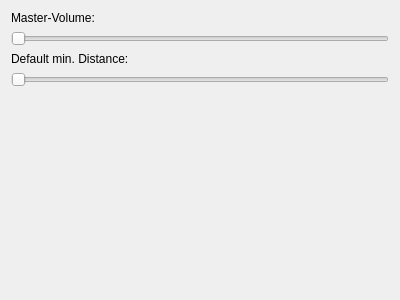
<?xml version="1.0" encoding="UTF-8"?>
<ui version="4.0">
 <class>SoundEngineSettings</class>
 <widget class="QWidget" name="SoundEngineSettings">
  <property name="geometry">
   <rect>
    <x>0</x>
    <y>0</y>
    <width>400</width>
    <height>300</height>
   </rect>
  </property>
  <property name="windowTitle">
   <string>Form</string>
  </property>
  <layout class="QVBoxLayout" name="verticalLayout">
   <item>
    <widget class="QLabel" name="masterVolumeLabel">
     <property name="text">
      <string>Master-Volume:</string>
     </property>
    </widget>
   </item>
   <item>
    <widget class="QSlider" name="masterVolumeSlider">
     <property name="maximum">
      <number>100</number>
     </property>
     <property name="orientation">
      <enum>Qt::Horizontal</enum>
     </property>
    </widget>
   </item>
   <item>
    <widget class="QLabel" name="minDistanceLabel">
     <property name="text">
      <string>Default min. Distance:</string>
     </property>
    </widget>
   </item>
   <item>
    <widget class="QSlider" name="minDistanceSlider">
     <property name="maximum">
      <number>500</number>
     </property>
     <property name="orientation">
      <enum>Qt::Horizontal</enum>
     </property>
    </widget>
   </item>
   <item>
    <spacer name="verticalSpacer">
     <property name="orientation">
      <enum>Qt::Vertical</enum>
     </property>
     <property name="sizeHint" stdset="0">
      <size>
       <width>20</width>
       <height>40</height>
      </size>
     </property>
    </spacer>
   </item>
  </layout>
 </widget>
 <resources/>
 <connections/>
</ui>
